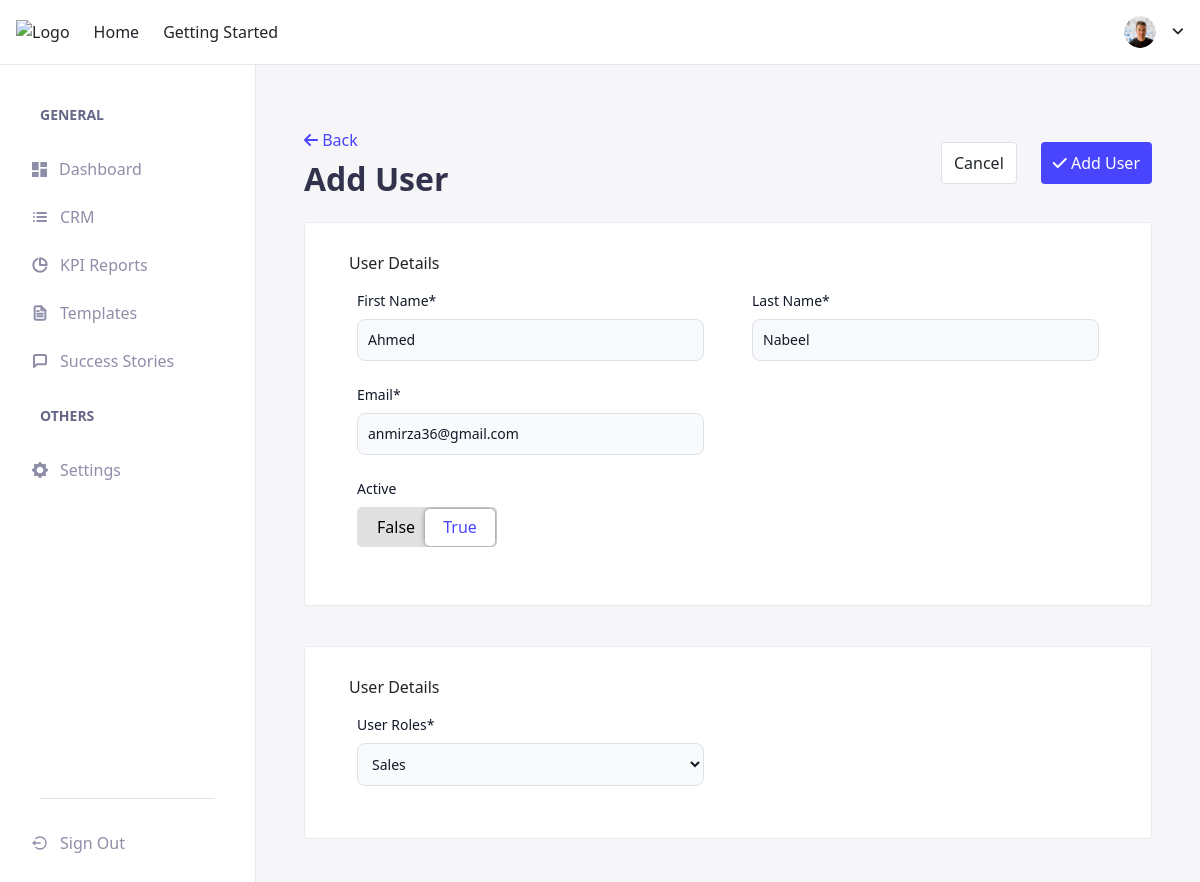
The page /settings/users/edit-user/3/ on the database its author committed.
### core/models/custom_user_model.py (models this page shows, shortened)
class UserAccount(AbstractUser, PermissionsMixin):
    email = models.EmailField(max_length=255, unique=True)
    username = models.CharField(
        max_length=255, unique=False, blank=True, null=True)
    first_name = models.CharField(max_length=255, null=False, blank=False)
    last_name = models.CharField(max_length=255, null=False, blank=False)
    role = models.ForeignKey(
        Role, on_delete=models.SET_DEFAULT, default=1, null=False, blank=False)
    objects = UserAccountManager()
    USERNAME_FIELD = 'email'
    EMAIL_FIELD = 'email'
    REQUIRED_FIELDS = ['first_name', 'last_name']

### core/views/dashboard_view.py (the view)
def edit_user(request, pk):
    user = User.objects.get(id=pk)
    form = CustomUserEditForm(request.POST, instance=user)
    if request.method == 'POST':
        if form.is_valid():
            form.save()
            return redirect('users')
        else:
            errors = form.errors
    else:
        form = CustomUserEditForm(instance=user)
    return render(request, 'users_form/edit_user_form.html', {'form': form})

### core/forms/user_update_form.py
class CustomUserEditForm(UserChangeForm):
    email = forms.EmailField()
    class Meta(UserChangeForm.Meta):
        model = User
        fields = ('first_name', 'last_name', 'is_active',
                  'email', 'role')

### core/models/roles_models.py (called while the page is built)
    def __str__(self):
        return self.name

### core/templates/users_form/edit_user_form.html (shortened to what this page needs)
{% extends 'base.html' %} {% load widget_tweaks %}
{% load static %}  {% block content %}
<div id="addUserForm">
  <form method="POST">
    <div class="flex justify-between items-center mb-6">
      <div>
        <button onclick="goBack()" type='button' class="text-[#4945FF] pb-2" id="backButton2">
          <i class="fa fa-arrow-left"></i> Back
        </button>
        <h1 class="text-[#32324D] font-[700] text-[32px]">Add User</h1>
      </div>
      <div class="inline-flex">
        <button
          type="reset"
          class="mx-4 border border-[#DCDCE4] bg-[#ffffff] px-[12px] py-[8px] rounded-[4px] hover:bg-[#DCDCE4]"
        >
          Cancel
        </button>
        <button
          type="submit"
          class="text-[#ffffff] bg-[#4945FF] px-[12px] py-[8px] rounded-[4px] hover:bg-[#27329f]"
        >
          <i class="fa-solid fa-check"></i> Add User
        </button>
      </div>
    </div>
    <div
      class="border-[0.5px] rounded-[4px] border-[#EAEAEF] px-7 py-7 bg-[#ffffff]"
    >
      <p class="mb-3 pl-4">User Details</p>
      <div class="flex flex-wrap">
        <div class="mb-6 md:w-1/2 w-full px-4">
          <label
            for="firstname"
            class="block mb-2 text-sm font-medium text-gray-900 dark:text-white"
            >First Name*</label
          >
          {% render_field form.first_name placeholder='Jhon' class='bg-gray-50 border border-gray-300 text-gray-900 text-sm rounded-lg focus:ring-blue-500 focus:border-blue-500 block w-full p-2.5 dark:bg-gray-700 dark:border-gray-600 dark:placeholder-gray-400 dark:text-white dark:focus:ring-blue-500 dark:focus:border-blue-500' %}
        </div>
        <div class="mb-6 md:w-1/2 w-full px-4">
          <label
            for="lastname"
            class="block mb-2 text-sm font-medium text-gray-900 dark:text-white"
            >Last Name*</label
          >
          {% render_field form.last_name placeholder='Doe' class='bg-gray-50 border border-gray-300 text-gray-900 text-sm rounded-lg focus:ring-blue-500 focus:border-blue-500 block w-full p-2.5 dark:bg-gray-700 dark:border-gray-600 dark:placeholder-gray-400 dark:text-white dark:focus:ring-blue-500 dark:focus:border-blue-500' %}
        </div>
      </div>
      <div class="flex flex-wrap">
        <div class="mb-6 md:w-1/2 w-full px-4">
          <label
            for="email"
            class="block mb-2 text-sm font-medium text-gray-900 dark:text-white"
            >Email*</label
          >
          {% render_field form.email placeholder='username@example.com' class='bg-gray-50 border border-gray-300 text-gray-900 text-sm rounded-lg focus:ring-blue-500 focus:border-blue-500 block w-full p-2.5 dark:bg-gray-700 dark:border-gray-600 dark:placeholder-gray-400 dark:text-white dark:focus:ring-blue-500 dark:focus:border-blue-500' %}
        </div>
      </div>
      <div class="flex flex-wrap">
        <div class="mb-6 md:w-1/2 w-full px-4">
          <label
            class="block mb-2 text-sm font-medium text-gray-900 dark:text-white"
            >Active</label
          >
          <div class="btn-container">
            <label class="switch btn-color-mode-switch">
              <label
                for="color_mode"
                data-on="True"
                data-off="False"
                class="btn-color-mode-switch-inner"
              ></label>
            </label>
          </div>
        </div>
      </div>
    </div>
    <div
      class="border-[0.5px] mt-10 rounded-[4px] border-[#EAEAEF] px-7 py-7 bg-[#ffffff]"
    >
      <p class="mb-3 pl-4">User Details</p>
      <div class="flex flex-wrap">
        <div class="mb-6 md:w-1/2 w-full px-4">
          <label
            for="countries"
            class="block mb-2 text-sm font-medium text-gray-900 dark:text-white"
            >User Roles*</label
          >
          {% render_field form.role class="bg-gray-50 border border-gray-300 text-gray-900 text-sm rounded-lg focus:ring-blue-500 focus:border-blue-500 block w-full p-2.5 dark:bg-gray-700 dark:border-gray-600 dark:placeholder-gray-400 dark:text-white dark:focus:ring-blue-500 dark:focus:border-blue-500"%}
        </div>
      </div>
    </div>
  </form>
</div>
{% endblock %}

### static/css/styles.css (style rules this page uses)
.btn-color-mode-switch { display: inline-block; margin: 0px; position: relative; }
.btn-color-mode-switch > label.btn-color-mode-switch-inner { margin: 0px; width: 140px; height: 40px; background: #e0e0e0; border-radius: 5px; overflow: hidden; position: relative; transition: all 0.3s ease; display: block; }
.btn-color-mode-switch > label.btn-color-mode-switch-inner:before { content: attr(data-on); position: absolute; font-weight: 500; top: 8px; right: 20px; }
.btn-color-mode-switch > label.btn-color-mode-switch-inner:after { content: attr(data-off); width: 70px; height: 37px; background: #fff; border-radius: 5px; position: absolute; left: 2px; top: 2px; text-align: center; transition: all 0.3s ease; box-shadow: 0px 0px 6px -2px #111; padding: 6px 0px; }
.btn-color-mode-switch input[type="checkbox"]:checked + label.btn-color-mode-switch-inner { color: #4945ff; }
.btn-color-mode-switch input[type="checkbox"]:checked + label.btn-color-mode-switch-inner:after { content: attr(data-on); left: 68px; }
.btn-color-mode-switch input[type="checkbox"]:checked + label.btn-color-mode-switch-inner:before { content: attr(data-off); right: auto; left: 20px; color: #000000; }

### rows shown on the page
UserAccount: first_name "Ahmed", last_name "Nabeel", email "anmirza36@gmail.com", role "Sales"
